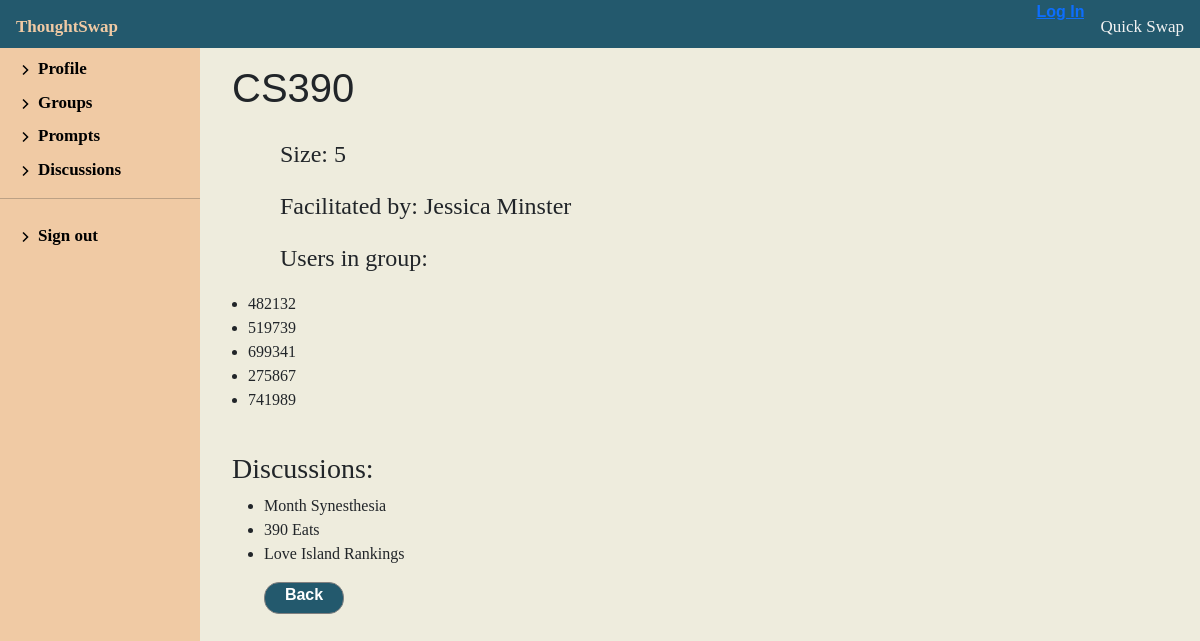
The page /discussion/1/view-group/CS390 on the database as committed earlier.
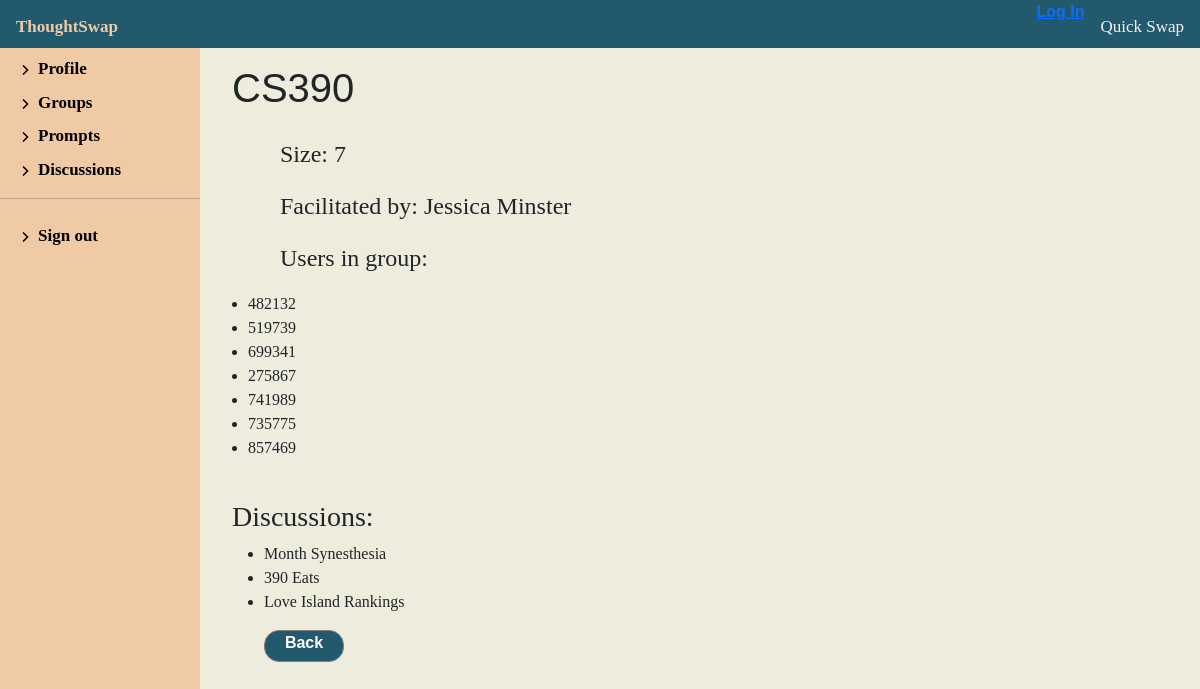
The same page on the database as committed later.
### discussion/models.py (models this page shows, shortened)
class Group(models.Model):
    facilitator = models.ForeignKey(
        'Facilitator', on_delete=models.SET_NULL, null=True)
    name = models.CharField(max_length=100, null=False, blank=False, default='Group')
    size = models.IntegerField(null=False, blank=False, default=0)

class Facilitator(models.Model):
    id = models.AutoField(primary_key=True)
    first_name = models.CharField(max_length=100, null=True, blank=True)
    last_name = models.CharField(max_length=100, null=True, blank=True)
    username = models.CharField(
        max_length=100, unique=True, null=False, blank=False, default='username')
    def __str__(self):
        return f'{self.first_name} {self.last_name}'
    class Meta:
        permissions = (("can_create_groups", "Create Groups"),)

class Participant(models.Model):
    username = models.CharField(
        max_length=100, null=False, blank=False)  # This is the anonymous username given to the participant
    group = models.ForeignKey('Group', on_delete=models.SET_NULL, null=True)
    def __str__(self):
        return f'{self.username}'

class Discussion(models.Model):
    code = models.IntegerField(default=0, null=False, blank=False)
    name = models.CharField(max_length=200, default='Discussion')
    group = models.ForeignKey('Group', on_delete=models.SET_NULL, null=True)
    def __str__(self):
        return self.name

### discussion/views.py (the view)
# urls.py: path('<int:pk>/view-group/<str:name>', views.GroupView.as_view(), name='view-group'),
class GroupView(CreateView):
    model = Facilitator
    form_class = GroupModelForm
    template_name = 'discussion/profile/group_detail.html'
    def get_context_data(self, **kwargs):
        context = super(GroupView,
                        self).get_context_data(**kwargs)
        context['facilitator'] = Facilitator.objects.get(
            pk=self.kwargs['pk'])
        context['group'] = get_object_or_404(Group, name=self.kwargs['name'])
        return context

### discussion/templates/discussion/profile/group_detail.html
{% extends "discussion/profile/facilitator_profile.html" %}
{% block profileContent %}
<div class="facilitator-profile">
    <h1 class="discussion-header">{{ group.name }}</h1>
    <div class="group-bio">
        <p>Size: {{ group.size }}</p>
        <p>Facilitated by: {{ group.facilitator }}</p>
        <p>Users in group:</p>
        <ul>
            {% for user in group.participant_set.all %}
            <li>{{ user }}</li>
            {% endfor %}
        </ul>
    </div>
    <div class="group-info" id="create-prompt">
        <h3>Discussions: </h3>
        <ul>
            {% for discussion in group.discussion_set.all %}
            {% if discussion.group.name == group.name %}
            <li>{{ discussion }}</li>
            {% endif %}
            {% endfor %}
        </ul>
    </div>
    <a class="back-btn" href="{% url 'facilitator-groups' pk=facilitator.pk %}"> Back</a>
</div>
{% endblock %}

### discussion/templates/discussion/profile/facilitator_profile.html (shortened to what this page needs)
{% extends "index.html" %}
{% block content %}
<div class="profile-container">
    <div class="facilitator-nav">
        <div>
            <div class="">
                <ul class="fac-nav-list">
                    <li class="fac-nav-item"><a class="fac-nav-link"
                            href="{% url 'facilitator-profile' pk=facilitator.pk %}"><img
                                src="/static/media/chevron-right-svgrepo-com.svg" alt="bullet point"><span
                                class="ms-1 d-none d-sm-inline">Profile</span></a></li>
                    <li class="fac-nav-item">
                        <a class="fac-nav-link" href="{% url 'facilitator-groups' pk=facilitator.pk %}"><img
                                src="/static/media/chevron-right-svgrepo-com.svg" alt="bullet point"><span
                                class="ms-1 d-none d-sm-inline">Groups</span>
                        </a>
                    </li>
                    <li class="fac-nav-item">
                        <a class="fac-nav-link" href="{% url 'facilitator-prompts' pk=facilitator.pk %}"><img
                                src="/static/media/chevron-right-svgrepo-com.svg" alt="bullet point"><span
                                class="ms-1 d-none d-sm-inline">Prompts</span>
                        </a>
                    </li>
                    <li class="fac-nav-item">
                        <a class="fac-nav-link" href="{% url 'facilitator-discussions' pk=facilitator.pk %}"
                            data-bs-toggle="collapse">
                            <img src="/static/media/chevron-right-svgrepo-com.svg" alt="bullet point"><span
                                class="ms-1 d-none d-sm-inline">Discussions</span>
                        </a>
                    </li>
                </ul>
                <hr>
                <div class="dropdown pb-4">
                    <ul class="fac-nav-list">
                        <li class="fac-nav-item"><a class="fac-nav-link" href="{% url 'index' %}"><img
                                    src="/static/media/chevron-right-svgrepo-com.svg" alt="bullet point"><span
                                    class="ms-1 d-none d-sm-inline">Sign out</span></a></li>
                    </ul>
                </div>
            </div>
        </div>
    </div>
    {% block profileContent %}{% endblock %}
</div>
{% endblock %}

### discussion/templates/index.html (shortened to what this page needs)
<!DOCTYPE html>
<html lang="en">
<head>
    <link href="https://cdn.jsdelivr.net/npm/bootstrap@5.3.3/dist/css/bootstrap.min.css" rel="stylesheet"
>
    <link rel="stylesheet" href="/static/css/styles.css">
</head>
<body>
    <div class="topnav">
        <a id="logo" href="{% url 'index' %}">ThoughtSwap</a>
        <div id="top-nav-flex">
            {% if user.is_authenticated %}
            <a class="nav-link" href="{% url 'facilitator-profile' pk=0 %}">Profile</a>
            {% else %}
            <a href="{% url 'login-view' %}">Log In</a>
            <button class="nav-link" onclick="quickSwap(this)">Quick Swap</button>
            {% endif %}
        </div>
    </div>
    {% block content %}{% endblock %}
</body>
</html>

### discussion/static/css/styles.css (style rules this page uses)
.profile-container { display: flex; justify-content: space-between; }
.facilitator-nav { width: 30%; max-width: 200px; background-color: #f0caa4; min-height: 100vh; }
.fac-nav-list { padding-left: 1em; }
.fac-nav-item { padding-top: 0.5em; list-style: none; }
.fac-nav-link { color: #000; text-decoration: none; font-size: 17px; font-family: 'Times New Roman', Times, serif; }
.facilitator-profile { width: 100%; margin-left: 1em; }
.discussion-header { padding: 1rem; }
.group-bio { padding-bottom: 0.5rem; }
.group-bio>p { margin-left: 4rem; font-size: 24px; }
.group-info { margin: 1rem; }
#create-prompt { display: block; }
body { background: #eeecdd; margin: 0; }
h1 { font-family: Arial Black, verdana, sans-serif; }
a { font-family: arial; font-weight: bold; }
p, div, span { font-family: Georgia, 'Times New Roman', Times, serif; }
.topnav { background-color: #23596d; overflow: hidden; max-height: 48px; }
#top-nav-flex { display: flex; justify-content: end; }
.nav-link { border: none; background-color: #23596d; color: #f2f2f2; text-align: center; padding: 14px 16px; text-decoration: none; font-size: 17px; font-family: 'Times New Roman', Times, serif; left: 80%; }
#logo { border: none; background-color: #23596d; float: left; color: #f2f2f2; text-align: center; padding: 14px 16px; text-decoration: none; font-size: 17px; font-family: 'Times New Roman', Times, serif; }
.back-btn { background-color: #23596d; border: solid 1px grey; border-radius: 15px; width: 5rem; margin: 0rem 1rem 2rem 3rem; height: 2rem; color: white; font-size: medium; font-family: Arial, Helvetica, sans-serif; font-weight: bold; display: inline-block; text-align: center; text-decoration: none; }

Rows that differ between the two databases and show on the page:
changed Group "CS390": size "5" → "7"
added Participant: username "735775"
added Participant: username "857469"
